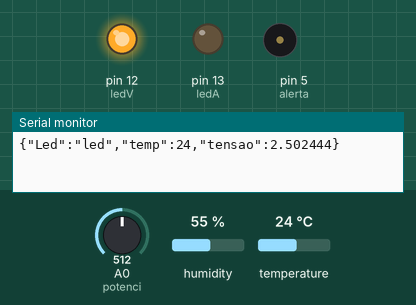
This sketch was run on a simulated Arduino Uno, built with avr-gcc and run on an emulated ATmega328P. Shown: output pins drawn as LEDs (lit = HIGH), buzzer (waves = sounding), the last lines printed to the serial monitor. The inputs (shaded band) are chosen by the test bench; at power-on: A0 (potenci) = 512, humidity 55 %, temperature 24 °C.

Above: at 1.8 s.
1.9 s: A0 (potenci) set to 426
6.1 s: A0 (potenci) set to 394
At 7.1 s:
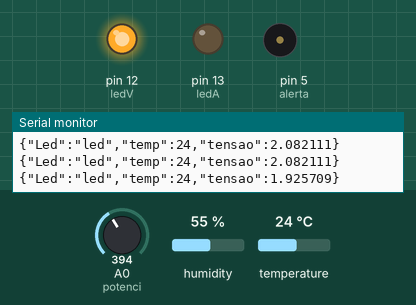
7.6 s: A0 (potenci) set to 511
At 11.7 s:
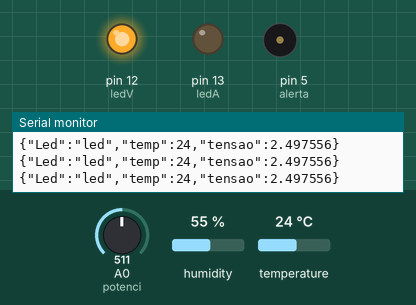
11.8 s: A0 (potenci) set to 306
At 12.4 s:
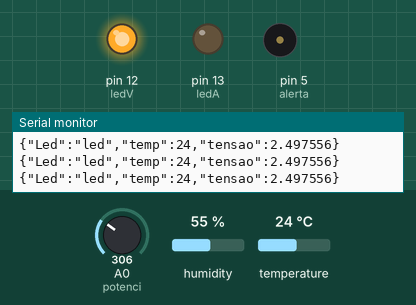
Timing chart, 0 to 14.3 s (numbered marks = the images above; inputs shaded):
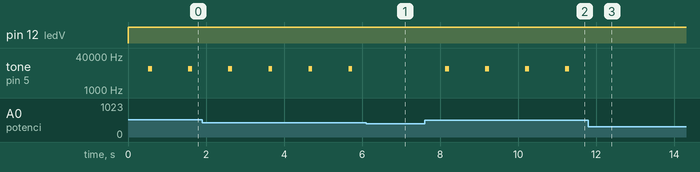

The sketch:

CodTensao.ino
```cpp
// SERIAL TEMPERATURA
// IFACI-SENAI SÃO CARLOS
// CSTADS
// 02/04/2025
// AUTOR: VINICIUS BROLEZZI GABAN
#include <ArduinoJson.h>
#include <DHT11.h>


  #define potenci  A0
  float convTensao = 0;
  #define alerta 5
  #define ledV 12
  #define ledA 13


 DHT11 dht(4);      // VARIÁVEL PARA ARMAZENAR A TEMPERATURA CALCULADA

  JsonDocument doc;


  void setup (){

    const char* json = "{\"Led\":\"led\"}";
    DeserializationError error = deserializeJson(doc, json);

    Serial.begin(9600);    // INICIA A COMUNICAÇÃO SERIAL COM TAXA DE 9600 BAUDS
    pinMode(alerta, OUTPUT);
    pinMode(ledV, OUTPUT);
    pinMode(ledA, OUTPUT);
  }

  void loop (){

    bool Led = doc["Led"];

    if(Led){
      digitalWrite(ledA, LOW);
      digitalWrite(ledV, HIGH);

    }else{
      digitalWrite(ledV, LOW);
      digitalWrite(ledA, HIGH);
    }

    int T = dht.readTemperature();

    convTensao = analogRead(potenci);
    //Serial.println(convTensao);
    //Serial.println(".....");

    float tensao = (convTensao * 5 / 1023);

      if (tensao >= 2 && tensao < 3){
        tone(alerta, 10000,100);
        delay(500);

      }else if(tensao >=3 && tensao <4){
         tone(alerta, 10000,200);
         delay(400);
      }else if (tensao >= 4 && tensao < 4.95) {
         tone(alerta, 10000,100);
         delay(200);
       }else if( tensao >=4.95) {
          tone(alerta, 10000);
          delay(500);

        } else{
        noTone(alerta);
        delay(200);
      }

      doc["temp"] = T;
      doc["tensao"] = tensao;
      serializeJson(doc, Serial);
      Serial.println();
      //delay(200);


  }

  int main(void){
    init ();  // INICIALIZA HARDWARE (FUNÇÃO INTERNA DO ARDUINO)
    setup (); // CHAMA A FUNÇÃO SETUP
    for (;;) // LOOP INFINITO
     loop(); // CHAMA CONTINUAMENTE A FUNÇÂO LOOP

     return 0;
  }
```

Measured:
- the behaviour switches between 410 and 409 on A0 (potenci) (found by bisection; images 0 and 1)
- after the input at 6.1 s, tone on pin 5 (alerta): stays silent (without the input it goes to 10000 Hz after 0.58 s)
- after the input at 7.6 s, tone on pin 5 (alerta): alternates 10000 Hz for 0.10 s and silent for 0.93 s, starting after 0.53 s
- after the input at 11.8 s, tone on pin 5 (alerta): stops changing and stays silent
- by itself, tone on pin 5 (alerta): alternates 10000 Hz for 0.10 s and silent for 0.93 s
